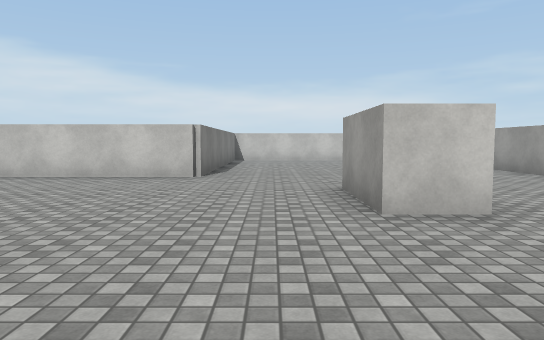
View 1 (above)

23 first-person views from a walk through a scene from a Unity 3-D project. The camera is 1.3 m above the floor, tilts 4° down and sees 70° across. The floor is counted in squares, 2 m on a side. Each view is taken from the middle of a square. On the plan, view 1 faces up. The plan holds only what a view shows up to about 11 squares ahead; the rest is blank. The place goes on beyond the plan. Surface patterns are stand-ins for the level's own textures.

View 2
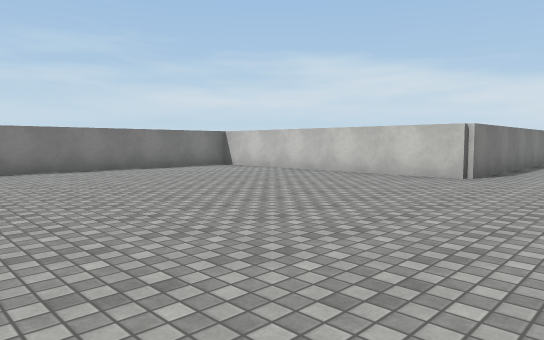

View 3
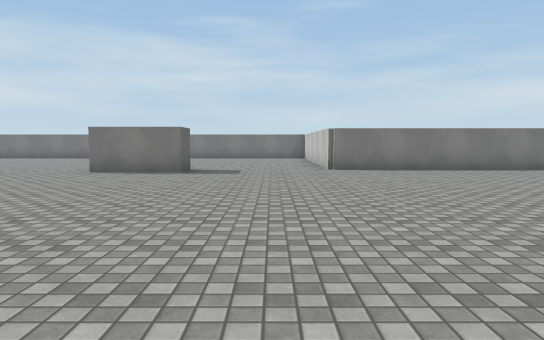

View 4
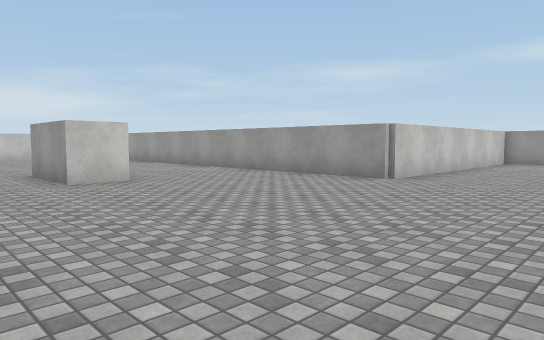

View 5
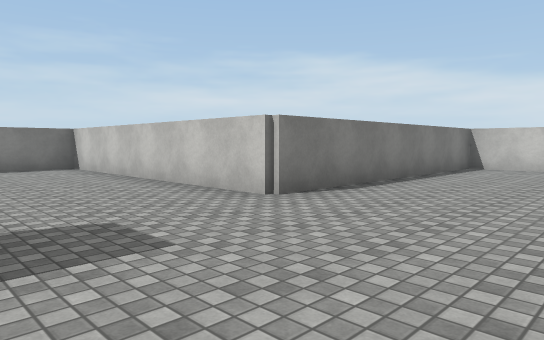

View 6
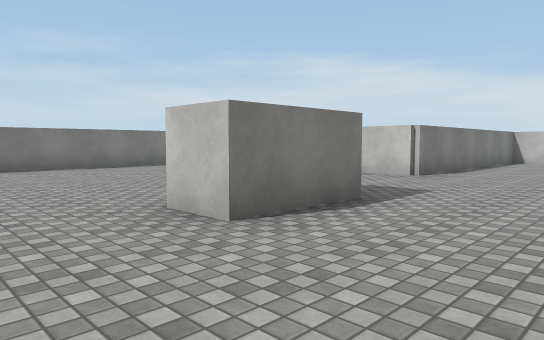

View 7
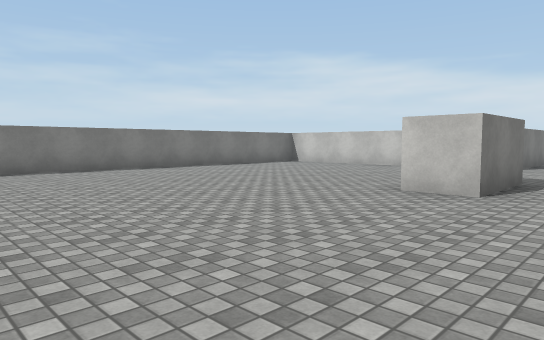

View 8
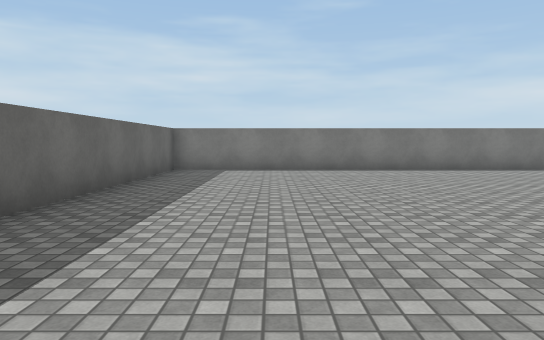

View 9
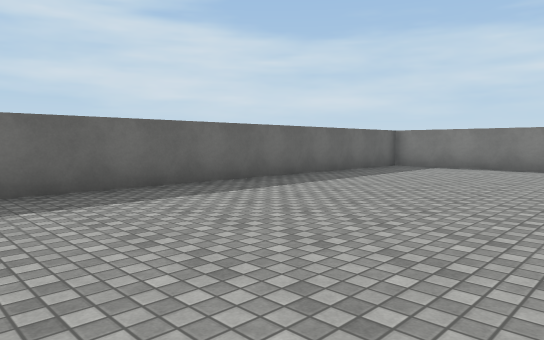

View 10
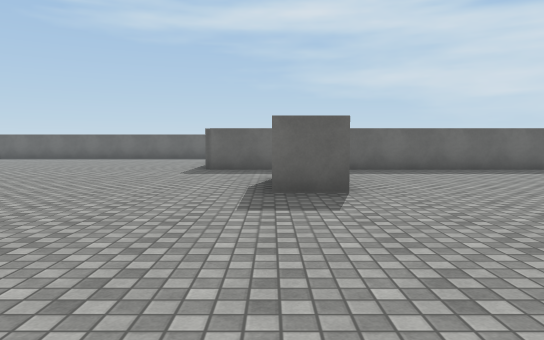

View 11
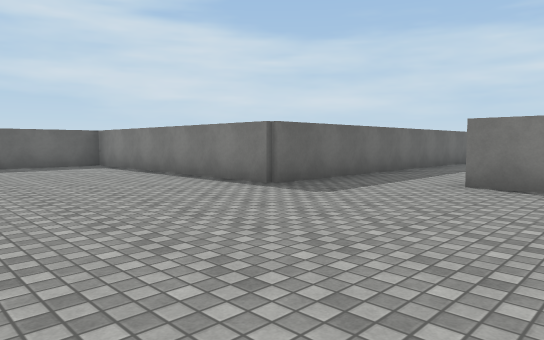

View 12
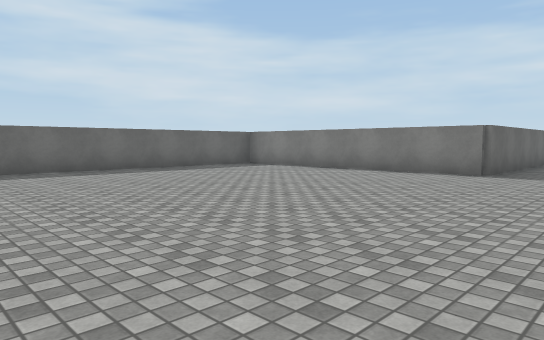

View 13
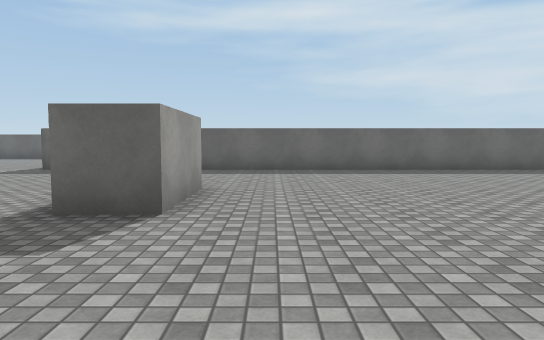

View 14
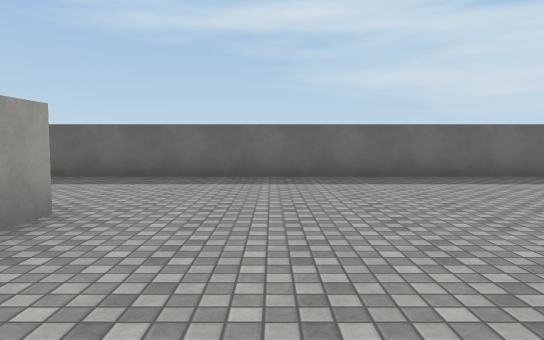

View 15
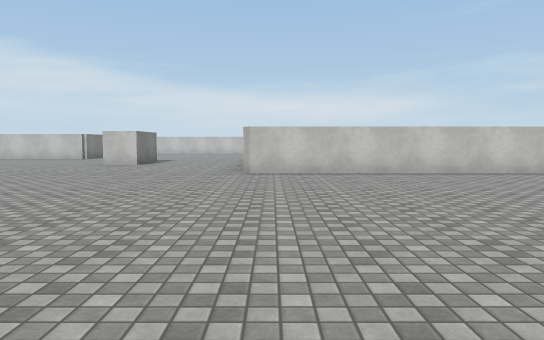

View 16
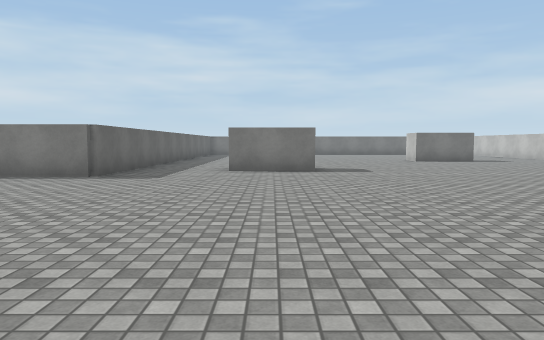

View 17
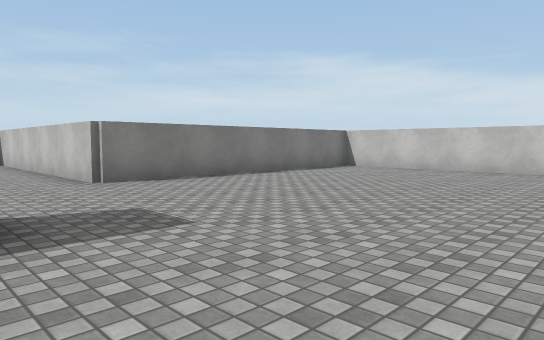

View 18
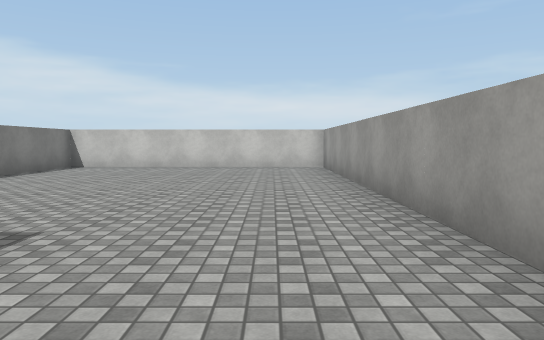

View 19
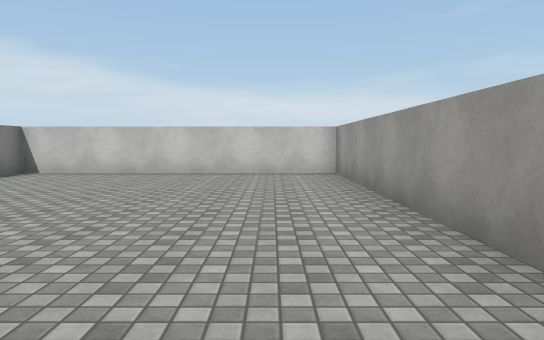

View 20
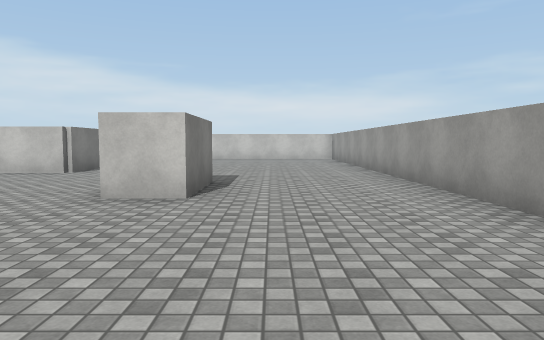

View 21
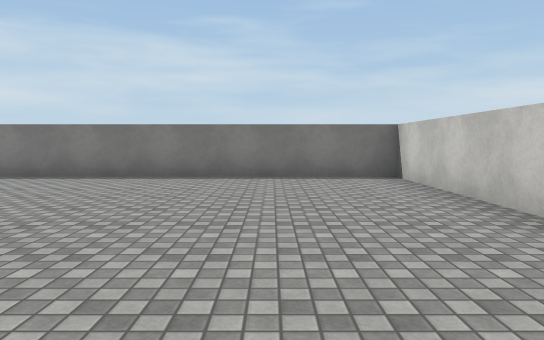

View 22
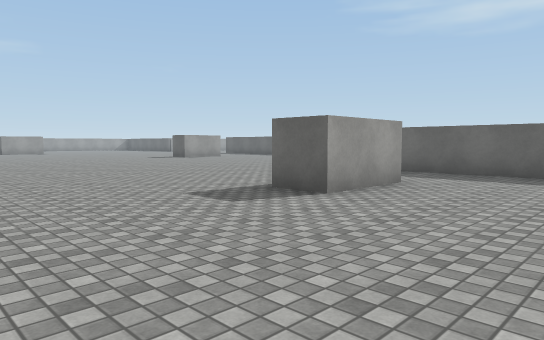

View 23
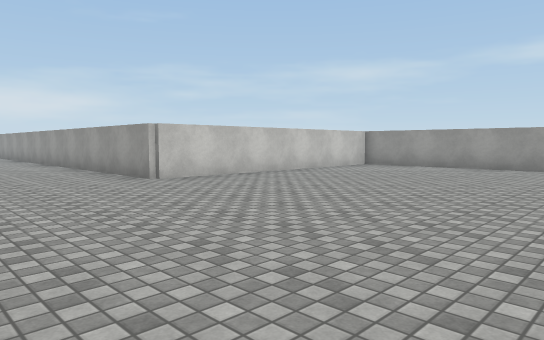

### Floor plan
Points are (right, up) in squares from view 1. A wall is a line through its corners. A room is listed if a view was taken in it or the views show most of it. See-through windows are left out.
Room 1 (views 1, 2, 3, 4, 5, 6, 7, 8, 9, 10, 11, 12, 13, 14, 15, 16, 17, 18, 19, 20, 21, 22, 23)
walls: (-4, -11.1) (-4, -9) (-3, -9) (-3, -11); (-8.5, -3) (-7.5, -3) (-7.5, -5) (-8.5, -5); (2, 5.5) (2, 3.5) (1, 3.5) (1, 5.5); (10.5, 0.4) (5.4, 0.4) (5.4, 14.4) (4.9, 14.4); (8, -16.5) (8, -14.5) (9, -14.5); (-0.9, 14.4) (-1.4, 14.4) (-1.4, 7.4) (-8.4, 7.4) (-8.4, 0.4) (-15.4, 0.4) (-15.4, -13.4) (-1.4, -13.4) (-1.4, -20.4) (10.2, -20.4)

Positions as (right, up) in squares from view 1, and headings:
1: (0, 0), facing up
2: (1, 0), facing up-left
3: (1, -1), facing left
4: (-1, -3), facing up-right
5: (-5, -3), facing up-left
6: (-5, -7), facing up-left
7: (-6, -10), facing up-left
8: (-6, -11), facing left
9: (-5, -8), facing down-left
10: (-3, -4), facing down
11: (3, -9), facing down-left
12: (7, -11), facing down-left
13: (7, -11), facing down
14: (6, -13), facing down
15: (6, -8), facing up
16: (6, -10), facing left
17: (5, 5), facing up-left
18: (4, 4), facing up
19: (4, 6), facing up
20: (3, -1), facing up
21: (-8, -2), facing left
22: (-7, -5), facing down-right
23: (2, -6), facing up-right
